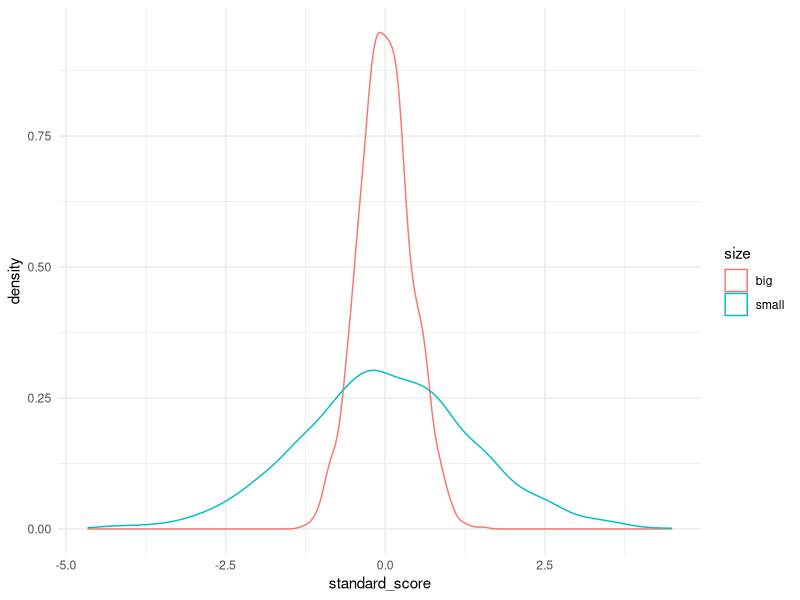
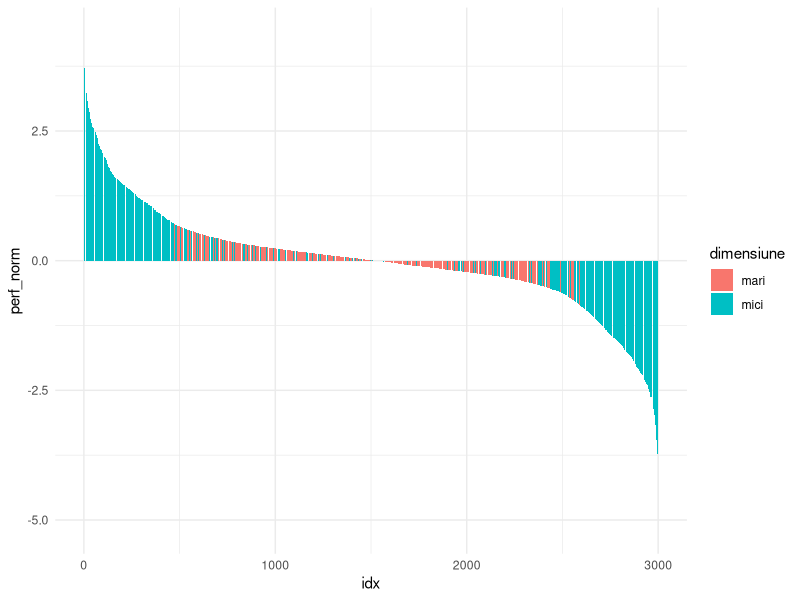

The R script that drew these images, in order:
## ---- chunk 1
library(tidyverse)
## ---- chunk 2
N <- 3000  # small schools are half of the total
n_stud_small <- 100
n_stud_big <- 1000

# Hypothetical distribution of the statistical population
# scores ~ N(mean, sd)
population_score_mean <- 500
population_score_sd <- 100
## ---- chunk 3
# generate a matrix with N/2 rows and n_stud_small columns
small_schools <- matrix(
  rnorm(N/2 * n_stud_small, mean=population_score_mean, sd=population_score_sd),
  nrow = N/2,
  ncol = n_stud_small,
)

big_schools <- matrix(
  rnorm(N/2 * n_stud_big, mean=population_score_mean, sd=population_score_sd),
  nrow = N/2,
  ncol = n_stud_big,
)
## ---- chunk 4
# mean per school for big schools
mean_big <- rowMeans(big_schools)

# mean per school for small schools
mean_small <- rowMeans(small_schools)

# put together in a data.frame
# size    | average_score
# "big"   | scores big
# "small" | scores small
# compute a new column - to standardize scores

df_small <- data.frame(size="small", average_score=mean_small)
df_big <- data.frame(size="big", average_score=mean_big)
df <- rbind(df_small, df_big) %>%
  dplyr::mutate(standard_score = (average_score - mean(average_score)) / sd(average_score)) %>%
  dplyr::arrange(dplyr::desc(standard_score))

# print top 100 scoli
df[1:10, ]
## ---- chunk 5
df %>% 
  ggplot(aes(x = standard_score, color = size)) + 
  geom_density() + 
  theme_minimal()
## ---- chunk 6
simulare_scoruri_scoli <- function(n_scoli = 3000, n_stud_mici = 50, n_stud_mari = 1000) {
  scoli_mici <- matrix(
    rnorm(n_scoli/2 * n_stud_mici, mean=500, sd=25),
    ncol = n_stud_mici,
    nrow = n_scoli/2
  )
  
  scoli_mari <- matrix(
    rnorm(n_scoli/2 * n_stud_mari, mean=500, sd=25),
    ncol = n_stud_mari,
    nrow = n_scoli/2
  )
  
  c(dim(scoli_mici), dim(scoli_mari))
  df_mici <- data.frame(
    dimensiune = "mici", 
    performanta = rowMeans(scoli_mici)
  )
  
  df_mari <- data.frame(
    dimensiune = "mari",
    performanta = rowMeans(scoli_mari)
  )
  
  df <- rbind(df_mari, df_mici)
  p <- df %>% dplyr::arrange(dplyr::desc(performanta)) %>% 
    mutate(idx = row_number()) %>% 
    mutate(perf_norm = (performanta - mean(performanta)) / sd(performanta)) %>% 
    ggplot(aes(x = idx, y = perf_norm, fill = dimensiune)) + 
    geom_col() + 
    theme_minimal()
  list(df, p)
}

results <- simulare_scoruri_scoli()
## ---- chunk 7
# Distributie a scorurilor in cadrul unei scoli 
# Simulare
# Grafic
results[[1]] %>%
  arrange(desc(performanta)) %>% 
  filter(performanta >= 500) %>% 
  group_by(dimensiune) %>% 
  summarise(n = n())

results[[2]]
